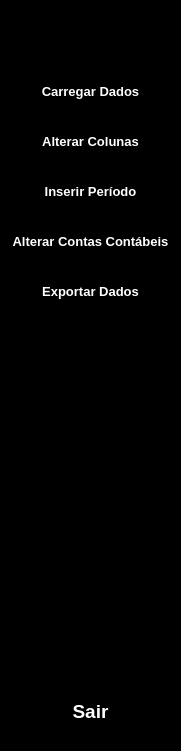
   <widget class="QWidget" name="left_frame" native="true">
    <property name="geometry">
     <rect>
      <x>0</x>
      <y>0</y>
      <width>181</width>
      <height>751</height>
     </rect>
    </property>
    <property name="styleSheet">
     <string notr="true">QWidget {
	background-color: rgb(0, 0, 0);
	color: white;
	border: None;
}

QPushButton {
	height: 30px;
	border:None
}</string>
    </property>
    <widget class="QWidget" name="layoutWidget">
     <property name="geometry">
      <rect>
       <x>0</x>
       <y>10</y>
       <width>181</width>
       <height>741</height>
      </rect>
     </property>
     <layout class="QVBoxLayout" name="verticalLayout_3">
      <property name="topMargin">
       <number>20</number>
      </property>
      <property name="bottomMargin">
       <number>25</number>
      </property>
      <item>
       <layout class="QHBoxLayout" name="horizontalLayout">
        <item>
         <spacer name="horizontalSpacer_2">
          <property name="orientation">
           <enum>Qt::Orientation::Horizontal</enum>
          </property>
          <property name="sizeHint" stdset="0">
           <size>
            <width>40</width>
            <height>20</height>
           </size>
          </property>
         </spacer>
        </item>
        <item>
         <widget class="QLabel" name="label_5">
          <property name="text">
           <string/>
          </property>
          <property name="pixmap">
           <pixmap resource="../../../Users/aderbal.silva/OneDrive - unionit.com.br/Workspace/WorkSpace/Exemplos/Pyside6/School/resources.qrc">:/newPrefix/icons/financessmall2.png</pixmap>
          </property>
         </widget>
        </item>
        <item>
         <spacer name="horizontalSpacer">
          <property name="orientation">
           <enum>Qt::Orientation::Horizontal</enum>
          </property>
          <property name="sizeHint" stdset="0">
           <size>
            <width>40</width>
            <height>20</height>
           </size>
          </property>
         </spacer>
        </item>
       </layout>
      </item>
      <item>
       <layout class="QVBoxLayout" name="vLayout_btns_page">
        <property name="spacing">
         <number>20</number>
        </property>
        <property name="topMargin">
         <number>20</number>
        </property>
        <item>
         <widget class="QPushButton" name="load_data_page_btn">
          <property name="minimumSize">
           <size>
            <width>0</width>
            <height>30</height>
           </size>
          </property>
          <property name="maximumSize">
           <size>
            <width>16777215</width>
            <height>30</height>
           </size>
          </property>
          <property name="font">
           <font>
            <pointsize>10</pointsize>
            <bold>true</bold>
           </font>
          </property>
          <property name="styleSheet">
           <string notr="true">QPushButton:hover {
	color:#12B298;
}
QPushButton:checked {
	color:#12B298;
	background-color: rgb(255, 255, 255);
}
</string>
          </property>
          <property name="text">
           <string>Carregar Dados</string>
          </property>
          <property name="checkable">
           <bool>true</bool>
          </property>
          <property name="autoExclusive">
           <bool>true</bool>
          </property>
         </widget>
        </item>
        <item>
         <widget class="QPushButton" name="upddate_column_page_btn">
          <property name="minimumSize">
           <size>
            <width>0</width>
            <height>30</height>
           </size>
          </property>
          <property name="maximumSize">
           <size>
            <width>16777215</width>
            <height>30</height>
           </size>
          </property>
          <property name="font">
           <font>
            <pointsize>10</pointsize>
            <bold>true</bold>
           </font>
          </property>
          <property name="styleSheet">
           <string notr="true">QPushButton:hover {
	color:#12B298;
}
QPushButton:checked {
	color:#12B298;
	background-color: rgb(255, 255, 255);
}
</string>
          </property>
          <property name="text">
           <string>Alterar Colunas</string>
          </property>
          <property name="checkable">
           <bool>true</bool>
          </property>
          <property name="autoExclusive">
           <bool>true</bool>
          </property>
         </widget>
        </item>
        <item>
         <widget class="QPushButton" name="add_data_page_btn">
          <property name="minimumSize">
           <size>
            <width>0</width>
            <height>30</height>
           </size>
          </property>
          <property name="maximumSize">
           <size>
            <width>16777215</width>
            <height>30</height>
           </size>
          </property>
          <property name="font">
           <font>
            <pointsize>10</pointsize>
            <bold>true</bold>
           </font>
          </property>
          <property name="styleSheet">
           <string notr="true">QPushButton:hover {
	color:#12B298;
}
QPushButton:checked {
	color:#12B298;
	background-color: rgb(255, 255, 255);
}
</string>
          </property>
          <property name="text">
           <string>Inserir Período</string>
          </property>
          <property name="checkable">
           <bool>true</bool>
          </property>
          <property name="autoExclusive">
           <bool>true</bool>
          </property>
         </widget>
        </item>
        <item>
         <widget class="QPushButton" name="upddate_accounts_page_btn">
          <property name="minimumSize">
           <size>
            <width>0</width>
            <height>30</height>
           </size>
          </property>
          <property name="maximumSize">
           <size>
            <width>16777215</width>
            <height>30</height>
           </size>
          </property>
          <property name="font">
           <font>
            <pointsize>10</pointsize>
            <bold>true</bold>
           </font>
          </property>
          <property name="styleSheet">
           <string notr="true">QPushButton:hover {
	color:#12B298;
}
QPushButton:checked {
	color:#12B298;
	background-color: rgb(255, 255, 255);
}
</string>
          </property>
          <property name="text">
           <string>Alterar Contas Contábeis</string>
          </property>
          <property name="checkable">
           <bool>true</bool>
          </property>
          <property name="autoExclusive">
           <bool>true</bool>
          </property>
         </widget>
        </item>
        <item>
         <widget class="QPushButton" name="exportation_page_btn">
          <property name="minimumSize">
           <size>
            <width>0</width>
            <height>30</height>
           </size>
          </property>
          <property name="maximumSize">
           <size>
            <width>16777215</width>
            <height>30</height>
           </size>
          </property>
          <property name="font">
           <font>
            <pointsize>10</pointsize>
            <bold>true</bold>
           </font>
          </property>
          <property name="styleSheet">
           <string notr="true">QPushButton:hover {
	color:#12B298;
}
QPushButton:checked {
	color:#12B298;
	background-color: rgb(255, 255, 255);
}
</string>
          </property>
          <property name="text">
           <string>Exportar Dados</string>
          </property>
          <property name="checkable">
           <bool>true</bool>
          </property>
          <property name="autoExclusive">
           <bool>true</bool>
          </property>
         </widget>
        </item>
       </layout>
      </item>
      <item>
       <spacer name="verticalSpacer">
        <property name="orientation">
         <enum>Qt::Orientation::Vertical</enum>
        </property>
        <property name="sizeHint" stdset="0">
         <size>
          <width>20</width>
          <height>278</height>
         </size>
        </property>
       </spacer>
      </item>
      <item>
       <widget class="QPushButton" name="exit_btn">
        <property name="minimumSize">
         <size>
          <width>0</width>
          <height>30</height>
         </size>
        </property>
        <property name="maximumSize">
         <size>
          <width>16777215</width>
          <height>30</height>
         </size>
        </property>
        <property name="font">
         <font>
          <pointsize>14</pointsize>
          <bold>true</bold>
         </font>
        </property>
        <property name="styleSheet">
         <string notr="true">QPushButton:hover {
	color:#12B298;
}
QPushButton:checked {
	color:#12B298;
	background-color: rgb(255, 255, 255);
}
</string>
        </property>
        <property name="text">
         <string>Sair</string>
        </property>
        <property name="iconSize">
         <size>
          <width>20</width>
          <height>30</height>
         </size>
        </property>
        <property name="checkable">
         <bool>true</bool>
        </property>
        <property name="autoExclusive">
         <bool>true</bool>
        </property>
       </widget>
      </item>
     </layout>
    </widget>
   </widget>
